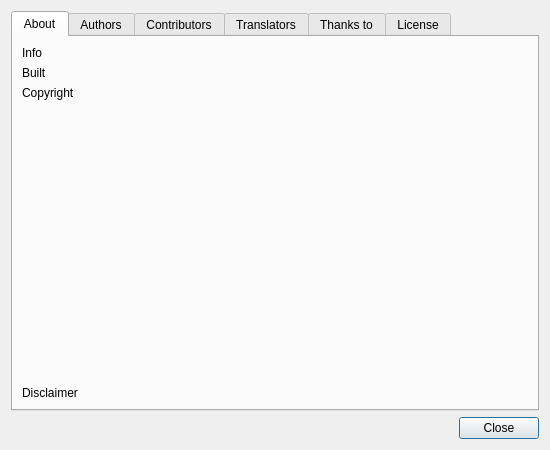
<?xml version="1.0" encoding="UTF-8"?>
<ui version="4.0">
 <class>AboutDialog</class>
 <widget class="QDialog" name="AboutDialog">
  <property name="geometry">
   <rect>
    <x>0</x>
    <y>0</y>
    <width>550</width>
    <height>450</height>
   </rect>
  </property>
  <property name="minimumSize">
   <size>
    <width>550</width>
    <height>450</height>
   </size>
  </property>
  <property name="maximumSize">
   <size>
    <width>550</width>
    <height>450</height>
   </size>
  </property>
  <property name="windowIcon">
   <iconset resource="OpenRcon.qrc">
    <normaloff>:/icons/openrcon.png</normaloff>:/icons/openrcon.png</iconset>
  </property>
  <property name="styleSheet">
   <string notr="true"/>
  </property>
  <layout class="QGridLayout" name="gridLayout_2">
   <item row="1" column="1">
    <widget class="QPushButton" name="pushButton_ab_close">
     <property name="text">
      <string>Close</string>
     </property>
    </widget>
   </item>
   <item row="0" column="0" colspan="2">
    <widget class="QTabWidget" name="tabWidget">
     <property name="accessibleName">
      <string notr="true"/>
     </property>
     <property name="accessibleDescription">
      <string notr="true"/>
     </property>
     <property name="currentIndex">
      <number>0</number>
     </property>
     <widget class="QWidget" name="tab_ab">
      <attribute name="title">
       <string>About</string>
      </attribute>
      <layout class="QGridLayout" name="gridLayout_4">
       <item row="0" column="0" rowspan="2">
        <widget class="QLabel" name="label_ab_info">
         <property name="styleSheet">
          <string notr="true"/>
         </property>
         <property name="text">
          <string notr="true">Info</string>
         </property>
        </widget>
       </item>
       <item row="5" column="0">
        <spacer name="verticalSpacer">
         <property name="orientation">
          <enum>Qt::Vertical</enum>
         </property>
         <property name="sizeHint" stdset="0">
          <size>
           <width>20</width>
           <height>40</height>
          </size>
         </property>
        </spacer>
       </item>
       <item row="2" column="0">
        <widget class="QLabel" name="label_ab_built">
         <property name="text">
          <string>Built</string>
         </property>
        </widget>
       </item>
       <item row="3" column="0">
        <widget class="QLabel" name="label_ab_copyright">
         <property name="text">
          <string>Copyright</string>
         </property>
        </widget>
       </item>
       <item row="6" column="0">
        <widget class="QLabel" name="label_ab_disclaimer">
         <property name="text">
          <string>Disclaimer</string>
         </property>
        </widget>
       </item>
      </layout>
     </widget>
     <widget class="QWidget" name="tab_ah">
      <attribute name="title">
       <string>Authors</string>
      </attribute>
      <layout class="QGridLayout" name="gridLayout">
       <property name="leftMargin">
        <number>0</number>
       </property>
       <property name="topMargin">
        <number>0</number>
       </property>
       <property name="rightMargin">
        <number>0</number>
       </property>
       <property name="bottomMargin">
        <number>0</number>
       </property>
       <property name="spacing">
        <number>0</number>
       </property>
       <item row="0" column="0">
        <widget class="QTextBrowser" name="textBrowser_au">
         <property name="accessibleName">
          <string/>
         </property>
         <property name="accessibleDescription">
          <string/>
         </property>
         <property name="frameShape">
          <enum>QFrame::NoFrame</enum>
         </property>
         <property name="frameShadow">
          <enum>QFrame::Sunken</enum>
         </property>
         <property name="html">
          <string notr="true">&lt;!DOCTYPE HTML PUBLIC &quot;-//W3C//DTD HTML 4.0//EN&quot; &quot;http://www.w3.org/TR/REC-html40/strict.dtd&quot;&gt;
&lt;html&gt;&lt;head&gt;&lt;meta name=&quot;qrichtext&quot; content=&quot;1&quot; /&gt;&lt;style type=&quot;text/css&quot;&gt;
p, li { white-space: pre-wrap; }
&lt;/style&gt;&lt;/head&gt;&lt;body style=&quot; font-family:'Ubuntu'; font-size:11pt; font-weight:400; font-style:normal;&quot;&gt;
&lt;p style=&quot;-qt-paragraph-type:empty; margin-top:0px; margin-bottom:0px; margin-left:0px; margin-right:0px; -qt-block-indent:0; text-indent:0px; font-family:'MS Shell Dlg 2'; font-size:8pt;&quot;&gt;&lt;br /&gt;&lt;/p&gt;&lt;/body&gt;&lt;/html&gt;</string>
         </property>
         <property name="openExternalLinks">
          <bool>true</bool>
         </property>
        </widget>
       </item>
      </layout>
     </widget>
     <widget class="QWidget" name="tab_cb">
      <attribute name="title">
       <string>Contributors</string>
      </attribute>
      <layout class="QGridLayout" name="gridLayout_7">
       <property name="leftMargin">
        <number>0</number>
       </property>
       <property name="topMargin">
        <number>0</number>
       </property>
       <property name="rightMargin">
        <number>0</number>
       </property>
       <property name="bottomMargin">
        <number>0</number>
       </property>
       <property name="spacing">
        <number>0</number>
       </property>
       <item row="0" column="0">
        <widget class="QTextBrowser" name="textBrowser_cb">
         <property name="frameShape">
          <enum>QFrame::NoFrame</enum>
         </property>
         <property name="html">
          <string notr="true">&lt;!DOCTYPE HTML PUBLIC &quot;-//W3C//DTD HTML 4.0//EN&quot; &quot;http://www.w3.org/TR/REC-html40/strict.dtd&quot;&gt;
&lt;html&gt;&lt;head&gt;&lt;meta name=&quot;qrichtext&quot; content=&quot;1&quot; /&gt;&lt;style type=&quot;text/css&quot;&gt;
p, li { white-space: pre-wrap; }
&lt;/style&gt;&lt;/head&gt;&lt;body style=&quot; font-family:'Ubuntu'; font-size:11pt; font-weight:400; font-style:normal;&quot;&gt;
&lt;p style=&quot;-qt-paragraph-type:empty; margin-top:0px; margin-bottom:0px; margin-left:0px; margin-right:0px; -qt-block-indent:0; text-indent:0px; font-family:'MS Shell Dlg 2'; font-size:8pt;&quot;&gt;&lt;br /&gt;&lt;/p&gt;&lt;/body&gt;&lt;/html&gt;</string>
         </property>
        </widget>
       </item>
      </layout>
     </widget>
     <widget class="QWidget" name="tab_tr">
      <attribute name="title">
       <string>Translators</string>
      </attribute>
      <layout class="QGridLayout" name="gridLayout_5">
       <property name="leftMargin">
        <number>0</number>
       </property>
       <property name="topMargin">
        <number>0</number>
       </property>
       <property name="rightMargin">
        <number>0</number>
       </property>
       <property name="bottomMargin">
        <number>0</number>
       </property>
       <property name="spacing">
        <number>0</number>
       </property>
       <item row="0" column="0">
        <widget class="QTextBrowser" name="textBrowser_tr">
         <property name="accessibleName">
          <string notr="true"/>
         </property>
         <property name="accessibleDescription">
          <string notr="true"/>
         </property>
         <property name="frameShape">
          <enum>QFrame::NoFrame</enum>
         </property>
         <property name="html">
          <string notr="true">&lt;!DOCTYPE HTML PUBLIC &quot;-//W3C//DTD HTML 4.0//EN&quot; &quot;http://www.w3.org/TR/REC-html40/strict.dtd&quot;&gt;
&lt;html&gt;&lt;head&gt;&lt;meta name=&quot;qrichtext&quot; content=&quot;1&quot; /&gt;&lt;style type=&quot;text/css&quot;&gt;
p, li { white-space: pre-wrap; }
&lt;/style&gt;&lt;/head&gt;&lt;body style=&quot; font-family:'Ubuntu'; font-size:11pt; font-weight:400; font-style:normal;&quot;&gt;
&lt;p style=&quot;-qt-paragraph-type:empty; margin-top:0px; margin-bottom:0px; margin-left:0px; margin-right:0px; -qt-block-indent:0; text-indent:0px; font-family:'MS Shell Dlg 2'; font-size:8pt;&quot;&gt;&lt;br /&gt;&lt;/p&gt;&lt;/body&gt;&lt;/html&gt;</string>
         </property>
         <property name="openExternalLinks">
          <bool>true</bool>
         </property>
        </widget>
       </item>
      </layout>
     </widget>
     <widget class="QWidget" name="tab_th">
      <attribute name="title">
       <string>Thanks to</string>
      </attribute>
      <layout class="QGridLayout" name="gridLayout_6">
       <item row="0" column="0">
        <widget class="QLabel" name="label_th">
         <property name="text">
          <string notr="true"/>
         </property>
         <property name="alignment">
          <set>Qt::AlignLeading|Qt::AlignLeft|Qt::AlignTop</set>
         </property>
         <property name="margin">
          <number>0</number>
         </property>
        </widget>
       </item>
       <item row="1" column="0">
        <spacer name="verticalSpacer_2">
         <property name="orientation">
          <enum>Qt::Vertical</enum>
         </property>
         <property name="sizeHint" stdset="0">
          <size>
           <width>20</width>
           <height>40</height>
          </size>
         </property>
        </spacer>
       </item>
      </layout>
     </widget>
     <widget class="QWidget" name="tab_license">
      <attribute name="title">
       <string>License</string>
      </attribute>
      <layout class="QGridLayout" name="gridLayout_3">
       <property name="leftMargin">
        <number>0</number>
       </property>
       <property name="topMargin">
        <number>0</number>
       </property>
       <property name="rightMargin">
        <number>0</number>
       </property>
       <property name="bottomMargin">
        <number>0</number>
       </property>
       <property name="spacing">
        <number>0</number>
       </property>
       <item row="0" column="0">
        <widget class="QTextBrowser" name="textBrowser_li">
         <property name="frameShape">
          <enum>QFrame::NoFrame</enum>
         </property>
         <property name="html">
          <string notr="true">&lt;!DOCTYPE HTML PUBLIC &quot;-//W3C//DTD HTML 4.0//EN&quot; &quot;http://www.w3.org/TR/REC-html40/strict.dtd&quot;&gt;
&lt;html&gt;&lt;head&gt;&lt;meta name=&quot;qrichtext&quot; content=&quot;1&quot; /&gt;&lt;style type=&quot;text/css&quot;&gt;
p, li { white-space: pre-wrap; }
&lt;/style&gt;&lt;/head&gt;&lt;body style=&quot; font-family:'Ubuntu'; font-size:11pt; font-weight:400; font-style:normal;&quot;&gt;
&lt;p style=&quot;-qt-paragraph-type:empty; margin-top:0px; margin-bottom:0px; margin-left:0px; margin-right:0px; -qt-block-indent:0; text-indent:0px; font-family:'MS Shell Dlg 2'; font-size:8pt;&quot;&gt;&lt;br /&gt;&lt;/p&gt;&lt;/body&gt;&lt;/html&gt;</string>
         </property>
        </widget>
       </item>
      </layout>
     </widget>
    </widget>
   </item>
   <item row="1" column="0">
    <spacer name="horizontalSpacer">
     <property name="orientation">
      <enum>Qt::Horizontal</enum>
     </property>
     <property name="sizeHint" stdset="0">
      <size>
       <width>40</width>
       <height>20</height>
      </size>
     </property>
    </spacer>
   </item>
  </layout>
 </widget>
 <tabstops>
  <tabstop>tabWidget</tabstop>
  <tabstop>pushButton_ab_close</tabstop>
  <tabstop>textBrowser_au</tabstop>
  <tabstop>textBrowser_cb</tabstop>
  <tabstop>textBrowser_tr</tabstop>
  <tabstop>textBrowser_li</tabstop>
 </tabstops>
 <resources>
  <include location="OpenRcon.qrc"/>
 </resources>
 <connections/>
</ui>
